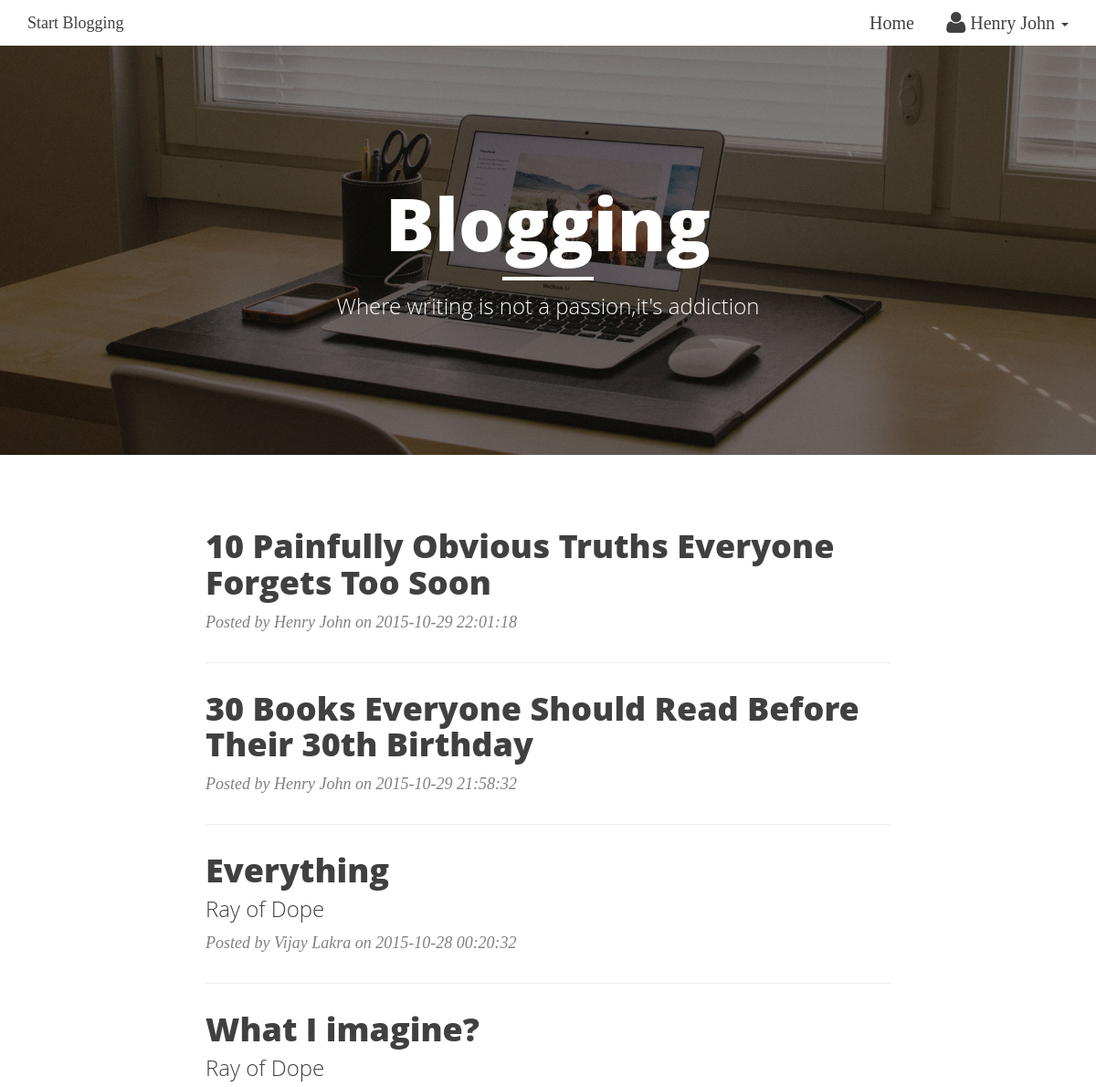
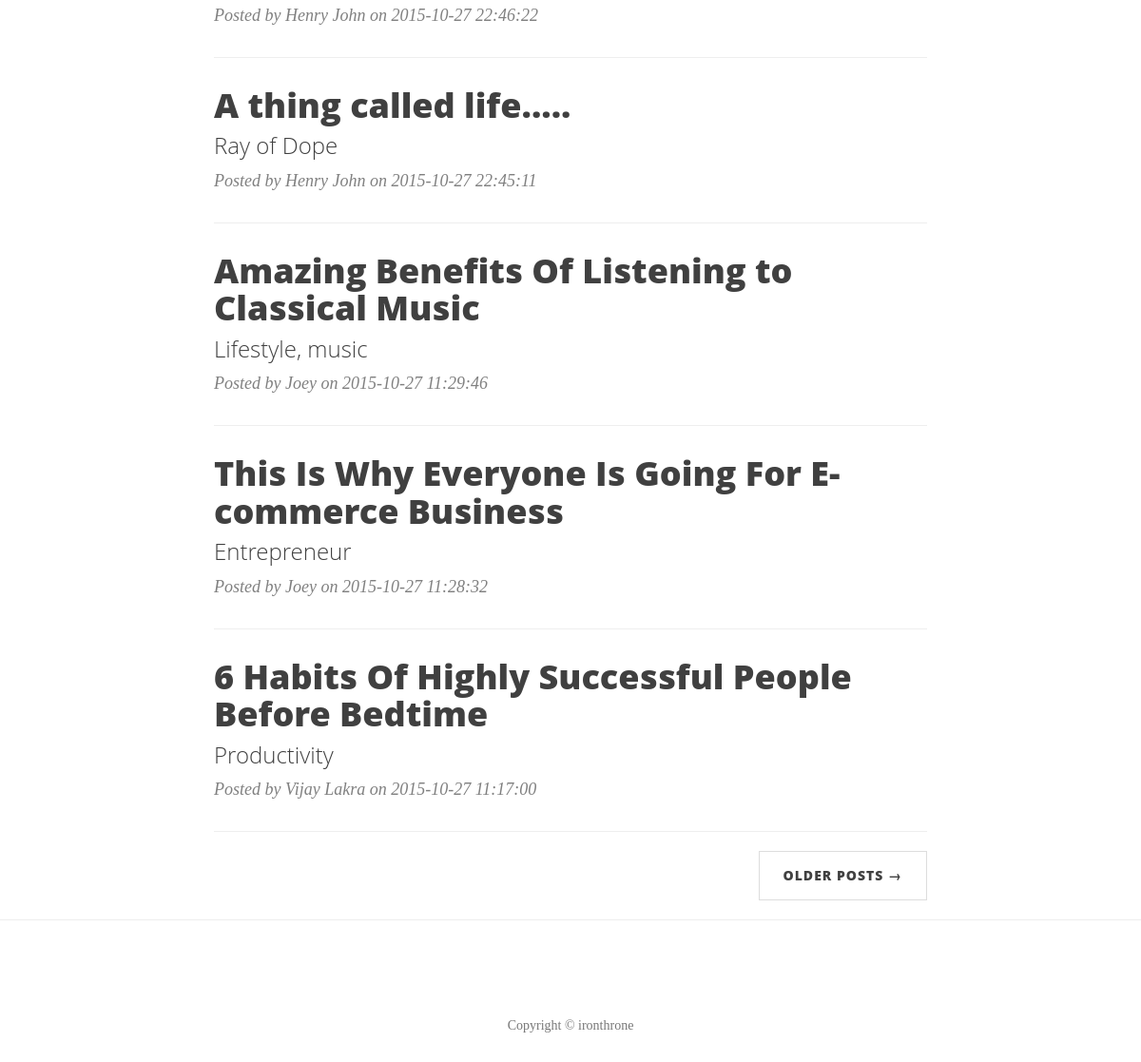
The page /userblog.php (signed in) on the database its author committed (2 pictures, top to bottom).
### tables this page shows
CREATE TABLE IF NOT EXISTS `user` (
  `user_id` int(10) NOT NULL,
  `fullname` varchar(25) NOT NULL,
  `email` varchar(25) NOT NULL,
  `city` text NOT NULL,
  `country` text NOT NULL,
  `username` varchar(25) NOT NULL,
  `password` varchar(25) NOT NULL
);

CREATE TABLE IF NOT EXISTS `contents` (
  `post_id` int(11) NOT NULL,
  `user_id` int(11) NOT NULL,
  `name` varchar(25) NOT NULL,
  `contents` longtext NOT NULL,
  `date` varchar(50) NOT NULL,
  `heading` varchar(500) NOT NULL,
  `subheading` varchar(200) NOT NULL
);

### session.php (called while the page is built, shortened)
<?php
$session_id=$_SESSION['id'];
?>

### userblog.php (the view, shortened to what this page needs)
<!DOCTYPE html>
<html lang="en">
<head>
    <link href="css/bootstrap.min.css" rel="stylesheet">
    <link href="css/clean-blog.min.css" rel="stylesheet">
	<link href="bootstrap/css/font-awesome.css" rel="stylesheet" media="screen">
</head>
<?php  include('session.php'); ?>
<body>
        <div class="container-fluid">
            <div class="navbar-header page-scroll">
                <a class="navbar-brand" href="user.php">Start Blogging</a>
            </div>
            <div class="collapse navbar-collapse" id="bs-example-navbar-collapse-1">
                <ul class="nav navbar-nav navbar-right">
				<?php $query= mysql_query("select * from user where user_id = '$session_id'")or die(mysql_error());
								$row = mysql_fetch_array($query);
						?>
                    <li>
                        <a href="userblog.php">Home</a>
                    </li>
                    <li class="dropdown">
                                <a href="#" role="button" class="dropdown-toggle" data-toggle="dropdown"> <i class="icon-user icon-large"></i><?php echo $row['fullname'];  ?> <i class="caret"></i>
                                </a>
                            </li>
                </ul>
            </div>
        </div>
    <header class="intro-header" style="background-image: url('img/home-bg.jpg')">
        <div class="container">
            <div class="row">
                <div class="col-lg-8 col-lg-offset-2 col-md-10 col-md-offset-1">
                    <div class="site-heading">
                        <h1>Blogging</h1>
                        <hr class="small">
                        <span class="subheading">Where writing is not a passion,it's addiction</span>
                    </div>
                </div>
            </div>
        </div>
    </header>
    <div class="container">
        <div class="row">
            <div class="col-lg-8 col-lg-offset-2 col-md-10 col-md-offset-1">
				<?php
								 $query_content = mysql_query("select * from contents order by date DESC")or die(mysql_error());
								 $count=0;
								  while($row = mysql_fetch_array($query_content)){
										$count++;
									 if($count >8) break;
									 $id = $row['post_id'];
			 ?>
			 <div class="post-preview">
                    <a href="post.php<?php echo '?id='.$id; ?>">
                        <h2 class="post-title">
                            <?php echo $row['heading']; ?>
                        </h2>
                        <h3 class="post-subtitle">
                          <?php echo $row['subheading']; ?>
                        </h3>
                    </a>
                   	<p class="post-meta">Posted by  <?php echo $row['name']; ?>  on <?php echo $row['date']; ?>
                </div>
                <hr>
               <?php } ?>
			<?php
                 	if($count >8 )
						     {
			?>
			<ul class="pager">
					<li class="next">
                        <a href="Useroldpost.php<?php echo '?pid=' .$id; ?>">Older Posts &rarr;</a>
                    </li>
                </ul>
			<?php }?>
			</div>
        </div>
    </div>
	<hr>
    <footer>
        <div class="container">
            <div class="row">
                <div class="col-lg-8 col-lg-offset-2 col-md-10 col-md-offset-1">
                    <p class="copyright text-muted">Copyright &copy; ironthrone</p>
                </div>
            </div>
        </div>
    </footer>
</body>
</html>

### rows shown on the page
user: fullname "Henry John"
contents: heading "10 Painfully Obvious Truths Everyone Forgets Too Soon", name "Henry John", date "2015-10-29 22:01:18"
contents: heading "30 Books Everyone Should Read Before Their 30th Birthday", name "Henry John", date "2015-10-29 21:58:32"
contents: heading "Everything", subheading "Ray of Dope", name "Vijay Lakra", date "2015-10-28 00:20:32"
contents: heading "What I imagine?", subheading "Ray of Dope", name "Henry John", date "2015-10-27 22:46:22"
contents: heading "A thing called life.....", subheading "Ray of Dope", name "Henry John", date "2015-10-27 22:45:11"
contents: heading "Amazing Benefits Of Listening to Classical Music", subheading "Lifestyle, music", name "Joey", date "2015-10-27 11:29:46"
contents: heading "This Is Why Everyone Is Going For E-commerce Business", subheading "Entrepreneur", name "Joey", date "2015-10-27 11:28:32"
contents: heading "6 Habits Of Highly Successful People Before Bedtime", subheading "Productivity", name "Vijay Lakra", date "2015-10-27 11:17:00"
